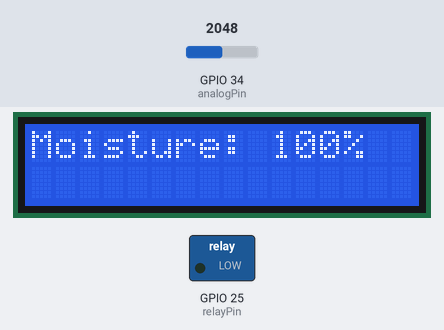
This program was run on a simulated ESP32. Parts: 16×2 character LCD, switched loads named in the program (green lamp = pin HIGH). The test bench sets the inputs (shaded band); at power-on: GPIO 34 (analogPin) = 2048. What the program prints to the serial monitor is not drawn.

Above: at 3.2 s.
3.3 s: GPIO 34 (analogPin) set to 2431
At 3.8 s:
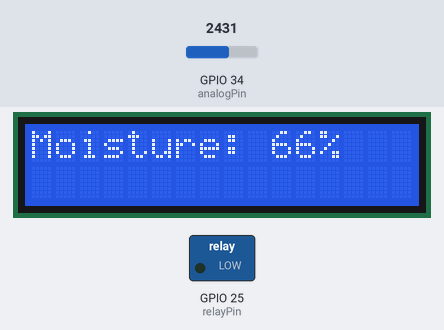
4.8 s: GPIO 34 (analogPin) set to 2506
At 6.2 s:
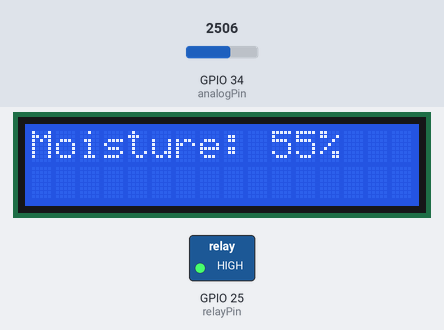
6.5 s: GPIO 34 (analogPin) set to 2866
At 7.7 s:
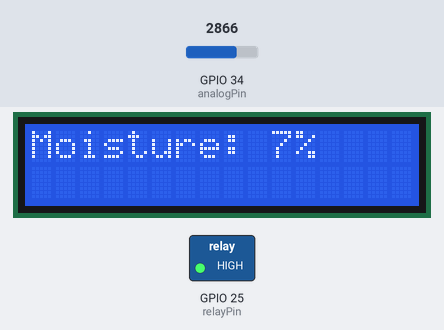
Timing chart, 0 to 9.5 s (numbered marks = the images above; inputs shaded):
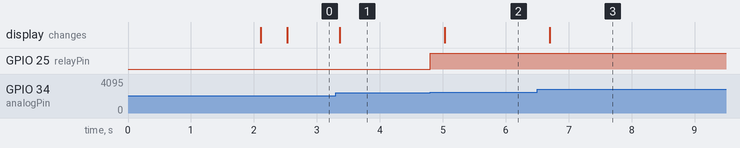

The program:

main.cpp
```cpp
#include <Arduino.h>
#include <Wire.h>
#include "lcd_display.h"
#include "soilSensor.h"
#include "config.h"
// Based on joseph testing, approx min = 2100, approx max = 3000
#define relayPin RELAY_PIN

int soilMoisturePercentage = 0;
void taskDisplay(void *parameter){
  while (true){
    lcdDisplay::lcdWriteFormatted("Moisture: " + String(soilMoisturePercentage) + "%");
    delay(300);
  }
}

void setup() {
  // put your setup code here, to run once:
  Serial.begin(9600);
  Wire.begin();
  lcdDisplay::lcdInit();

  pinMode(relayPin, OUTPUT);

  lcdDisplay::lcdPrintTopBottom("We love you sir", "Rengel Corpuz");
  delay(2000);
  xTaskCreate(taskDisplay, "Task 1", 2048, NULL, 1, NULL);

}


int startTime = 0;
int duration = 0;

void loop() {
  Serial.println(SoilSensor::getSoilMoistureCapacitance());
  soilMoisturePercentage = SoilSensor::getSoilMoisturePercentage();
  if (soilMoisturePercentage <= 60){
    digitalWrite(relayPin, HIGH);
  }
  if (soilMoisturePercentage > 60){
    digitalWrite(relayPin, LOW);
  }
  delay(5);
}
```

soilSensor.cpp
```cpp
#include "soilSensor.h"
#include <Arduino.h>
#include "config.h"

#define analogPin 34

// Based on joseph testing, approx min = 2100, approx max = 3000
int maxSensorValue = MAX_SOIL_MOISTURE_VALUE;
int minSensorValue = MIN_SOIL_MOISTURE_VALUE;

int sensorValue = 0;
int moisturePercent = 0;

int SoilSensor::getSoilMoisturePercentage(){
    sensorValue = analogRead(analogPin);
    moisturePercent = constrain(map(sensorValue, maxSensorValue, minSensorValue, 0, 100), 0, 100);
    return moisturePercent;
}
int SoilSensor::getSoilMoistureCapacitance(){
    return analogRead(analogPin);
}
```

soilSensor.h
```cpp
#pragma once

class SoilSensor {
    public:
        static int getSoilMoisturePercentage();
        static int getSoilMoistureCapacitance();
    };
```

config.h
```cpp
#pragma once

#define SOIL_MOISTURE_PIN 34
#define I2C_SDA 21
#define I2C_SCL 22
#define RELAY_PIN 25

// FOR SOIL MOISTURE SENSOR

// Based on joseph testing, approx min = 2100, approx max = 3000
static int marginOfError = 80;
#define MAX_SOIL_MOISTURE_VALUE 3000 -  marginOfError;
#define MIN_SOIL_MOISTURE_VALUE 2100 + marginOfError;
```

lcd_display.cpp
```cpp
#include <LiquidCrystal_I2C.h>
#include <Wire.h>
#include "config.h"
#include "lcd_display.h"

LiquidCrystal_I2C lcd(0x27, 16, 2);

void lcdDisplay::lcdInit(){
    lcd.init(I2C_SDA, I2C_SCL); // initialize the lcd to use user defined I2C pins
  lcd.display();
  lcd.backlight();
}

void lcdDisplay::lcdWriteFormatted(String text) {
    int currentLine = 0; // Keep track of the current line (0 or 1)
    lcd.clear();
    lcd.noDisplay();
    lcd.display();
    while (text.length() > 0) {
        // Print at most 16 characters from the string on the current line
        String line = text.substring(0, 16);
        text = text.substring(16); // Remove the printed part of the string

        // Clear the current line and set the cursor
        lcd.setCursor(0, currentLine);
        lcd.print(line);

        // Move to the next line if the current line is full
        if (currentLine == 0) {
            currentLine = 1;
        } else {
            break; // No more lines available on the 16x2 display
        }

        delay(100);
    }
}

void lcdDisplay::lcdPrintTopBottom(String textTop, String textBottom){
    lcd.clear();
    lcd.setCursor(0,0);
    lcd.print(textTop);
    lcd.setCursor(0,1);
    lcd.print(textBottom);
}
```

lcd_display.h
```cpp
#pragma once

class lcdDisplay{
    public:
        static void lcdInit();
        static void lcdWriteFormatted(String text);
        static void lcdPrintTopBottom(String textTop, String textBottom);
};
```

Measured:
- the behaviour switches between 2468 and 2469 on GPIO 34 (analogPin) (found by bisection; images 1 and 2)
- after the input at 3.3 s, the display: changes after 0.06 s (image 1)
- after the input at 4.8 s, GPIO 25 (relayPin): LOW → HIGH at once; the display: changes after 0.23 s (image 2)
- after the input at 6.5 s, the display: changes after 0.20 s (image 3)
